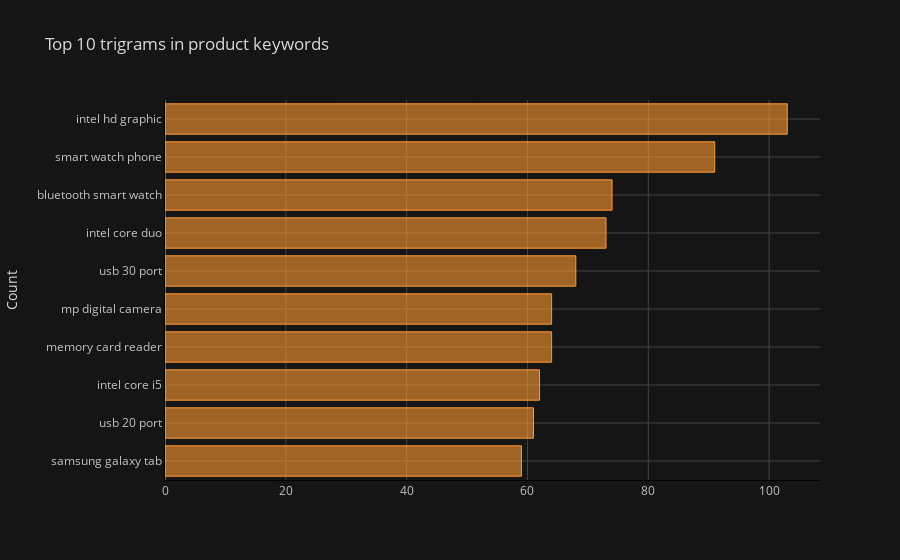

Write notebook code for a chart like this one.
### Markdown cell above
Trigrams Frequency Distribution

### Code cell
common_words = get_top_n_words(df['keywords'], n=10, remove_stop_words=True, ngram_from=3, ngram_to=3)

df3 = pd.DataFrame(common_words, columns = ['keywords' , 'count'])

df3.groupby('keywords').sum()['count'].sort_values().iplot(
    kind='barh', yTitle='Count', linecolor='black', title='Top 10 trigrams in product keywords'
)

### Figure 1 — Plotly figure (JSON) as saved in the notebook; plotly's stock layout.template omitted (floating-point values rounded to 4 significant figures)
{"data": [{"marker": {"color": "rgba(255, 153, 51, 0.6)", "line": {"color": "rgba(255, 153, 51, 1.0)", "width": 1}}, "name": "count", "orientation": "h", "text": "", "type": "bar", "x": [59, 61, 62, 64, 64, 68, 73, 74, 91, 103], "y": ["samsung galaxy tab", "usb 20 port", "intel core i5", "memory card reader", "mp digital camera", "usb 30 port", "intel core duo", "bluetooth smart watch", "smart watch phone", "intel hd graphic"]}], "layout": {"legend": {"bgcolor": "#151516", "font": {"color": "#D9D9D9"}}, "paper_bgcolor": "#151516", "plot_bgcolor": "#151516", "title": {"font": {"color": "#D9D9D9"}, "text": "Top 10 trigrams in product keywords"}, "xaxis": {"gridcolor": "#434343", "linecolor": "black", "showgrid": true, "tickfont": {"color": "#C2C2C2"}, "title": {"font": {"color": "#D9D9D9"}, "text": ""}, "zerolinecolor": "#666570"}, "yaxis": {"gridcolor": "#434343", "linecolor": "black", "showgrid": true, "tickfont": {"color": "#C2C2C2"}, "title": {"font": {"color": "#D9D9D9"}, "text": "Count"}, "zerolinecolor": "#666570"}}}
